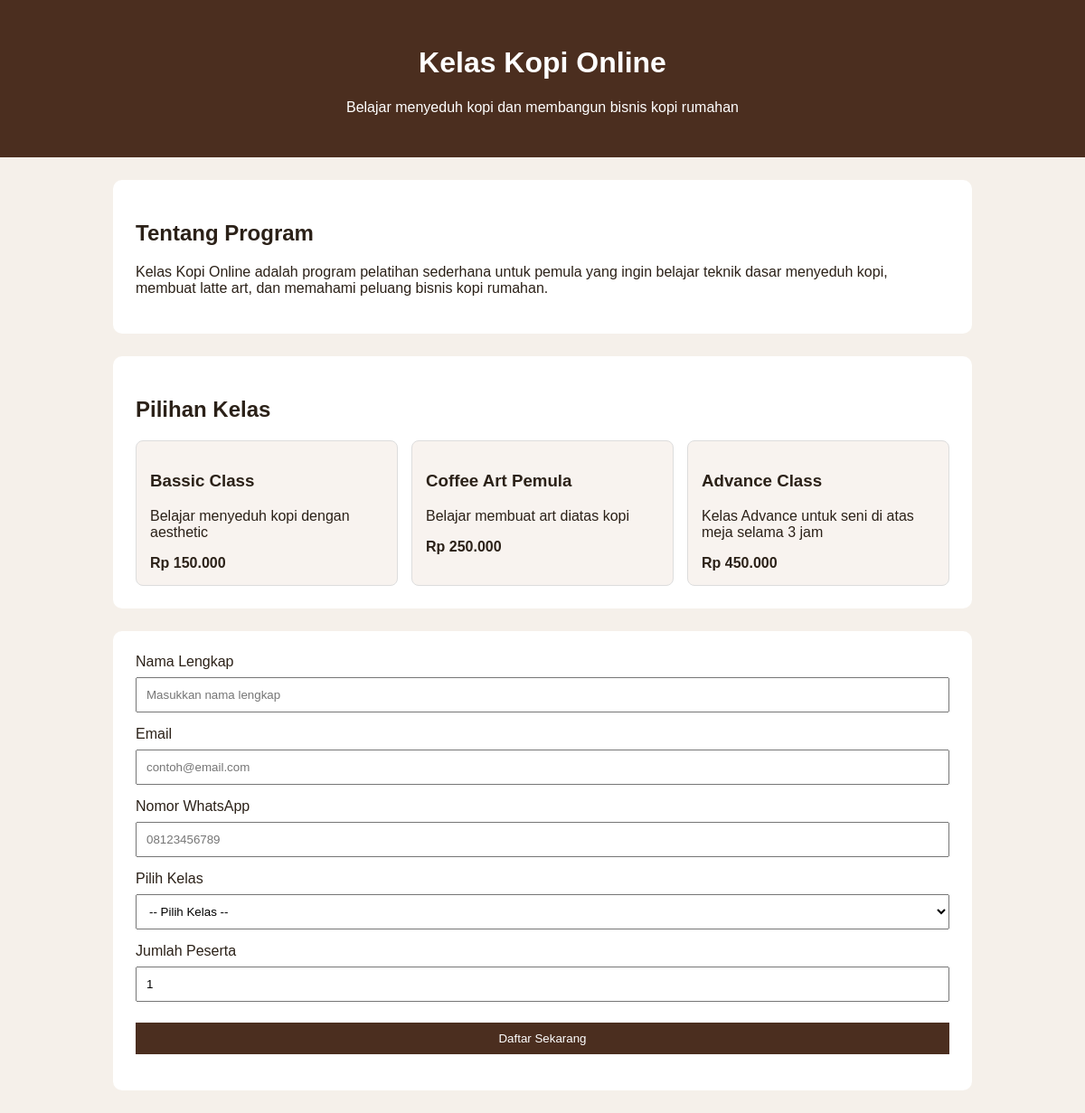
The page / on the database its author committed.
### tables this page shows
CREATE TABLE `courses` (
  `id` int(5) NOT NULL,
  `name` varchar(20) DEFAULT NULL,
  `description` text DEFAULT NULL,
  `price` double DEFAULT NULL
);

### index.php (the view)
<?php
include "header.php";
include "koneksi.php";
?>
<section>
    <h2>Tentang Program</h2>
    <p>
        Kelas Kopi Online adalah program pelatihan sederhana untuk pemula yang ingin
        belajar teknik dasar menyeduh kopi, membuat latte art, dan memahami peluang
        bisnis kopi rumahan.
    </p>
</section>
<section>
    <h2>Pilihan Kelas</h2>
    <div class="cards">
        <?php
        $sql = "select * from courses";
        $query = mysqli_query($conn, $sql);
        while($result = mysqli_fetch_array($query)){
        ?>
        <div class="card">
            <h3><?= $result['name'] ?></h3>
            <p>
                <?= $result['description'] ?>
            </p>
            <strong>Rp <?= number_format($result['price'],0,',','.') ?> </strong>
        </div>
        <?php
        }
        ?>
    </div>
</section>
<?php include "frm_pendaftaran.php"; ?>
</body>
</html>

### header.php (shortened to what this page needs)
<!DOCTYPE html>
<html lang="id">
<head>
    <link rel="stylesheet" href="css/style.css">
</head>
<body>
<header>
    <h1>Kelas Kopi Online</h1>
    <p>Belajar menyeduh kopi dan membangun bisnis kopi rumahan</p>
</header>

### frm_pendaftaran.php (shortened to what this page needs)
<section>
    <form method="POST" action="sv_pendaftaran.php">
        <label>Nama Lengkap</label>
        <input type="text" name="full_name" placeholder="Masukkan nama lengkap">
        <label>Email</label>
        <input type="email" name="email" placeholder="contoh@email.com">
        <label>Nomor WhatsApp</label>
        <input type="text" name="phone_number" placeholder="08123456789">
        <label>Pilih Kelas</label>
        <select name="course_id">
            <option value="">-- Pilih Kelas --</option>
        </select>
        <label>Jumlah Peserta</label>
        <input type="number" name="participant_count" min="1" value="1">
        <button type="submit" name="daftar">Daftar Sekarang</button>
    </form>
</section>

### css/style.css (style rules this page uses)
body { font-family: Arial, sans-serif; background: #f5f0ea; margin: 0; color: #2b2118; }
header { background: #4b2e1f; color: white; padding: 30px; text-align: center; }
section { max-width: 900px; margin: 25px auto; background: white; padding: 25px; border-radius: 10px; }
.cards { display: flex; gap: 15px; flex-wrap: wrap; }
.card { flex: 1; min-width: 220px; background: #f8f3ef; border: 1px solid #ddd; padding: 15px; border-radius: 8px; }
input, select, button { width: 100%; padding: 10px; margin-top: 8px; margin-bottom: 15px; box-sizing: border-box; }
button { background: #4b2e1f; color: white; border: none; cursor: pointer; }

### rows shown on the page
courses: name "Bassic Class", description "Belajar menyeduh kopi dengan aesthetic", price "150.000"
courses: name "Coffee Art Pemula", description "Belajar membuat art diatas kopi", price "250.000"
courses: name "Advance Class", description "Kelas Advance untuk seni di atas meja selama 3 jam", price "450.000"
